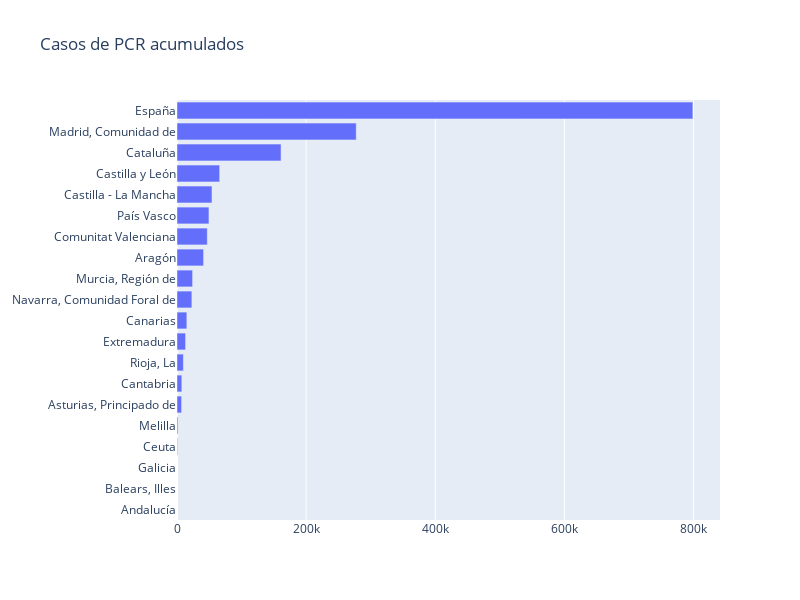

The notebook cell saved with this chart:
### Markdown cell above
Aunque una imagen vale más que una tabla. En la siguiente figura se muestra el número de casos diagnosticados por PCR para cada autonomia:

### Code cell
fig = go.Figure(layout=go.Layout(title=go.layout.Title(text='Casos de PCR acumulados')))
fig.add_trace(go.Bar(y=ccaa_accumulated['ccaa'], x=ccaa_accumulated['cases_accumulated_PCR'], orientation='h'), )
fig.update_layout(barmode='stack', yaxis={'categoryorder':'total ascending'}, height=600, width=800)
fig.show()

### Figure 1 — Plotly figure (JSON) as saved in the notebook; plotly's stock layout.template omitted (floating-point values rounded to 4 significant figures)
{"data": [{"orientation": "h", "type": "bar", "x": [null, 41175, 7124, null, 15236, 7458, 54156, 66049, 161126, 872, 46886, 13296, null, 277594, 1466, 24128, 23012, 49478, 9851, 798907], "y": ["Andalucía", "Aragón", "Asturias, Principado de", "Balears, Illes", "Canarias", "Cantabria", "Castilla - La Mancha", "Castilla y León", "Cataluña", "Ceuta", "Comunitat Valenciana", "Extremadura", "Galicia", "Madrid, Comunidad de", "Melilla", "Murcia, Región de", "Navarra, Comunidad Foral de", "País Vasco", "Rioja, La", "España"]}], "layout": {"barmode": "stack", "height": 600, "title": {"text": "Casos de PCR acumulados"}, "width": 800, "yaxis": {"categoryorder": "total ascending"}}}
